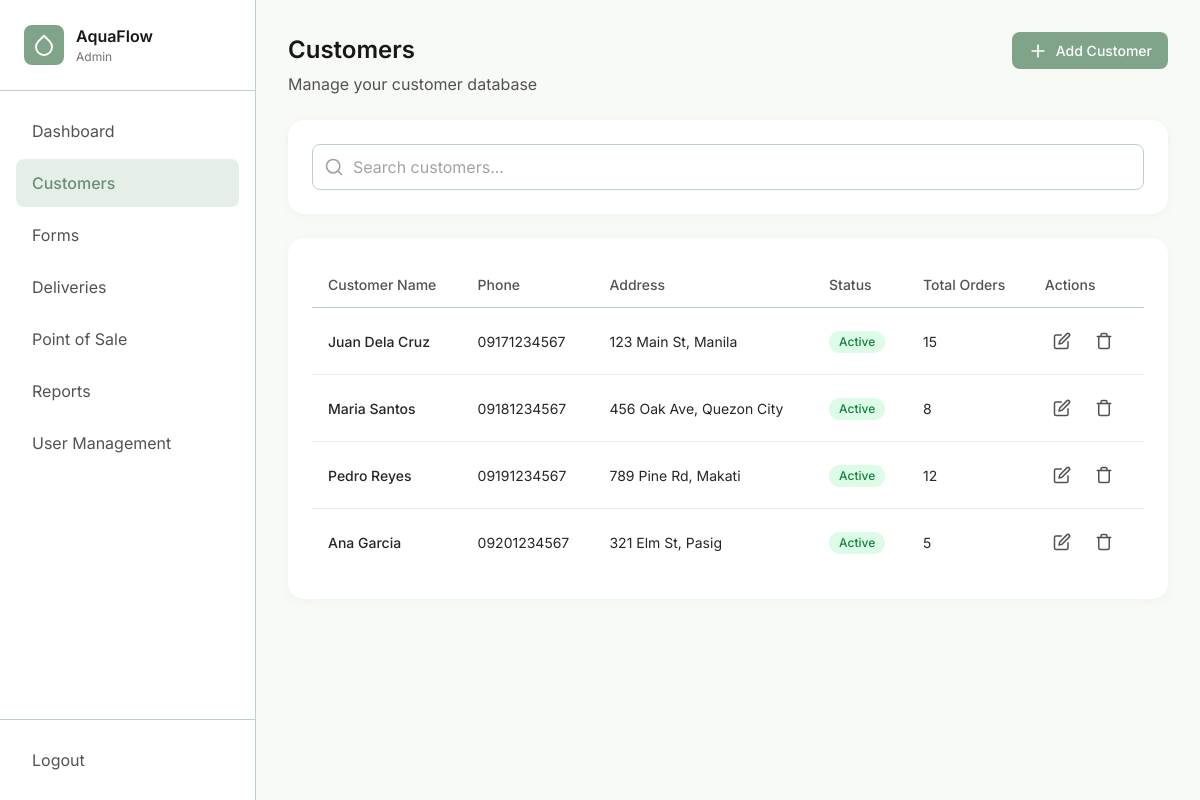
/admin/customers.php (signed in), run on an earlier commit of the app's database.
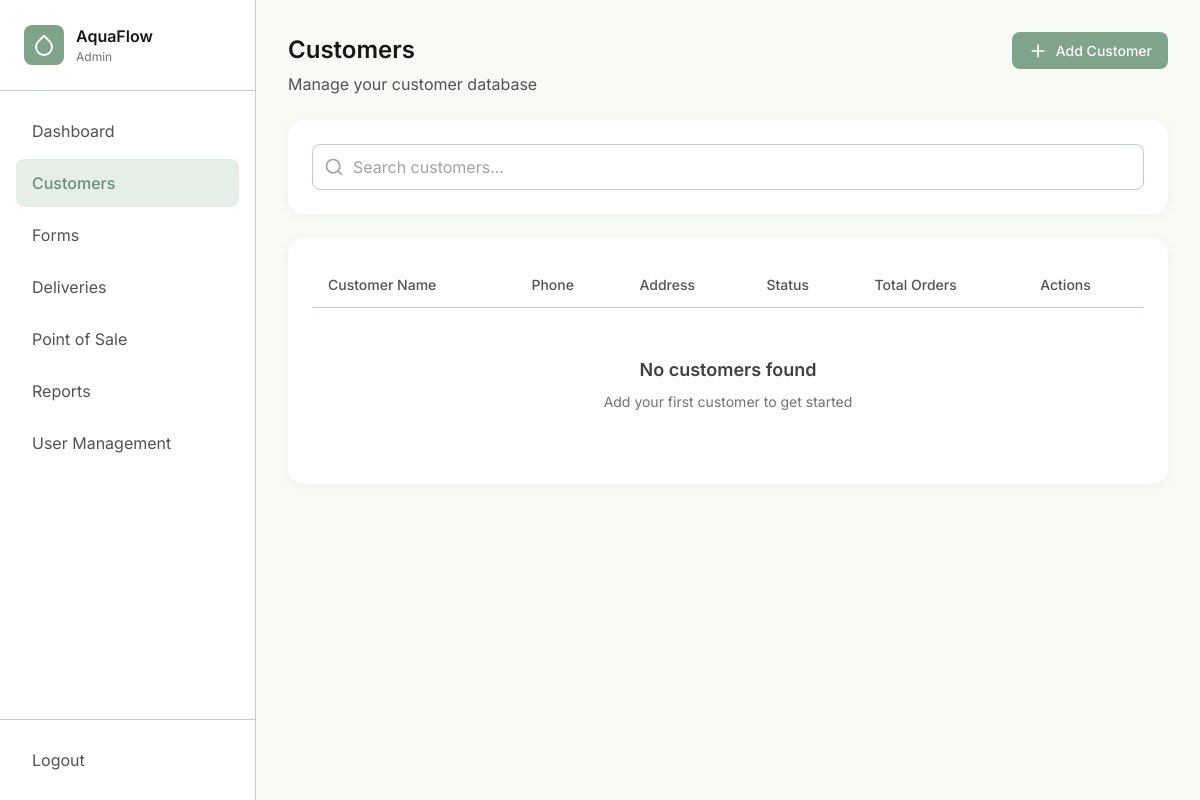
And on a later commit of the database.
### tables this page shows
CREATE TABLE IF NOT EXISTS `customers` (
  `id` int NOT NULL AUTO_INCREMENT,
  `name` varchar(255) NOT NULL,
  `phone` varchar(20) NOT NULL,
  `address` text NOT NULL,
  `status` enum('active','inactive') NOT NULL DEFAULT 'active',
  `total_orders` int DEFAULT '0',
  `created_at` timestamp NULL DEFAULT CURRENT_TIMESTAMP,
  `updated_at` timestamp NULL DEFAULT CURRENT_TIMESTAMP ON UPDATE CURRENT_TIMESTAMP,
  PRIMARY KEY (`id`)
);

### auth/session.php (called while the page is built, shortened)
<?php
function getUserRole()
{
    return $_SESSION['user_role'] ?? null;
}

### includes/functions.php (called while the page is built, shortened)
<?php
function getStatusBadgeClass($status)
{
    $classes = [
        'active' => 'badge-success',
        'inactive' => 'badge-error',
        'pending' => 'badge-warning',
        'processing' => 'badge-info',
        'completed' => 'badge-success',
        'cancelled' => 'badge-error',
        'in-transit' => 'badge-info'
    ];
    return $classes[$status] ?? 'badge-info';
}
function renderFooter()
{
    require_once __DIR__ . '/footer.php';
}

### admin/customers.php (the view, shortened to what the changed rows need)
<?php
require_once __DIR__ . '/../auth/session.php';
require_once __DIR__ . '/../includes/functions.php';
require_once __DIR__ . '/../includes/header.php';
require_once __DIR__ . '/../includes/sidebar.php';
$conn = getDBConnection();
$customersQuery = "SELECT * FROM customers ORDER BY created_at DESC";
$customers = $conn->query($customersQuery);
?>
<div class="dashboard-layout">
    <?php renderSidebar('customers'); ?>
    <main class="main-content">
        <div class="content-wrapper">
            <div class="page-header">
                <div>
                    <h1 class="page-title">Customers</h1>
                </div>
            </div>
            <div class="card">
                <div class="table-container">
                    <table class="table" id="customersTable">
                        <thead>
                            <tr>
                                <th>Customer Name</th>
                                <th>Phone</th>
                                <th>Address</th>
                                <th>Status</th>
                                <th>Total Orders</th>
                                <th>Actions</th>
                            </tr>
                        </thead>
                        <tbody>
                            <?php if ($customers->num_rows > 0): ?>
                                <?php while ($customer = $customers->fetch_assoc()): ?>
                                    <tr>
                                        <td class="font-medium"><?php echo htmlspecialchars($customer['name']); ?></td>
                                        <td><?php echo htmlspecialchars($customer['phone']); ?></td>
                                        <td><?php echo htmlspecialchars($customer['address']); ?></td>
                                        <td>
                                            <span class="badge <?php echo getStatusBadgeClass($customer['status']); ?>">
                                                <?php echo ucfirst($customer['status']); ?>
                                            </span>
                                        </td>
                                        <td><?php echo number_format($customer['total_orders']); ?></td>
                                        <td>
                                            <div class="table-actions">
                                                <button class="icon-btn" onclick='editCustomer(<?php echo htmlspecialchars(json_encode($customer)); ?>)' title="Edit">
                                                    <svg width="18" height="18" viewBox="0 0 24 24" fill="none" stroke="currentColor" stroke-width="2" stroke-linecap="round" stroke-linejoin="round">
                                                        <path d="M11 4H4a2 2 0 0 0-2 2v14a2 2 0 0 0 2 2h14a2 2 0 0 0 2-2v-7" />
                                                        <path d="M18.5 2.5a2.121 2.121 0 0 1 3 3L12 15l-4 1 1-4 9.5-9.5z" />
                                                    </svg>
                                                </button>
                                                <button class="icon-btn icon-btn-delete" onclick="deleteCustomer(<?php echo $customer['id']; ?>, '<?php echo htmlspecialchars($customer['name']); ?>')" title="Delete">
                                                    <svg width="18" height="18" viewBox="0 0 24 24" fill="none" stroke="currentColor" stroke-width="2" stroke-linecap="round" stroke-linejoin="round">
                                                        <polyline points="3 6 5 6 21 6" />
                                                        <path d="M19 6v14a2 2 0 0 1-2 2H7a2 2 0 0 1-2-2V6m3 0V4a2 2 0 0 1 2-2h4a2 2 0 0 1 2 2v2" />
                                                    </svg>
                                                </button>
                                            </div>
                                        </td>
                                    </tr>
                                <?php endwhile; ?>
                            <?php else: ?>
                                <tr>
                                    <td colspan="6">
                                        <div class="empty-state">
                                            <div class="empty-state-title">No customers found</div>
                                            <div class="empty-state-description">Add your first customer to get started</div>
                                        </div>
                                    </td>
                                </tr>
                            <?php endif; ?>
                        </tbody>
                    </table>
                </div>
            </div>
        </div>
    </main>
</div>

### includes/sidebar.php (shortened to what the changed rows need)
<?php
if (!function_exists('renderSidebar')) {
    function renderSidebar($currentPage = 'index')
    {
        $role = getUserRole();
        $adminLinks = [
            ['url' => 'index.php', 'icon' => 'layout-dashboard', 'label' => 'Dashboard'],
            ['url' => 'customers.php', 'icon' => 'users', 'label' => 'Customers'],
            ['url' => 'forms.php', 'icon' => 'file-text', 'label' => 'Forms'],
            ['url' => 'deliveries.php', 'icon' => 'truck', 'label' => 'Deliveries'],
            ['url' => 'pos.php', 'icon' => 'shopping-cart', 'label' => 'Point of Sale'],
            ['url' => 'reports.php', 'icon' => 'bar-chart', 'label' => 'Reports'],
            ['url' => 'users.php', 'icon' => 'user-cog', 'label' => 'User Management']
        ];
        $cashierLinks = [
            ['url' => 'index.php', 'icon' => 'layout-dashboard', 'label' => 'Dashboard'],
            ['url' => 'pos.php', 'icon' => 'shopping-cart', 'label' => 'Point of Sale'],
            ['url' => 'reports.php', 'icon' => 'bar-chart', 'label' => 'Reports']
        ];
        $links = $role === 'admin' ? $adminLinks : $cashierLinks;
?>
        <aside class="sidebar">
            <nav class="sidebar-nav">
                <?php foreach ($links as $link): ?>
                    <?php
                    $linkPage = basename($link['url'], '.php');
                    $isActive = $currentPage === $linkPage;
                    ?>
                    <a href="<?php echo htmlspecialchars($link['url']); ?>"
                        class="nav-link <?php echo $isActive ? 'active' : ''; ?>">
                        <span><?php echo htmlspecialchars($link['label']); ?></span>
                    </a>
                <?php endforeach; ?>
            </nav>
        </aside>
<?php
    }
}
?>

What changed in the data, as far as the page shows it:
removed customers: name "Juan Dela Cruz", phone "09171234567", address "123 Main St, Manila", status "Active", total_orders "15"
removed customers: name "Maria Santos", phone "09181234567", address "456 Oak Ave, Quezon City", status "Active", total_orders "8"
removed customers: name "Pedro Reyes", phone "09191234567", address "789 Pine Rd, Makati", status "Active", total_orders "12"
removed customers: name "Ana Garcia", phone "09201234567", address "321 Elm St, Pasig", status "Active", total_orders "5"
Also different on the page:
text now shown: "No customers found Add your first customer to get started"
